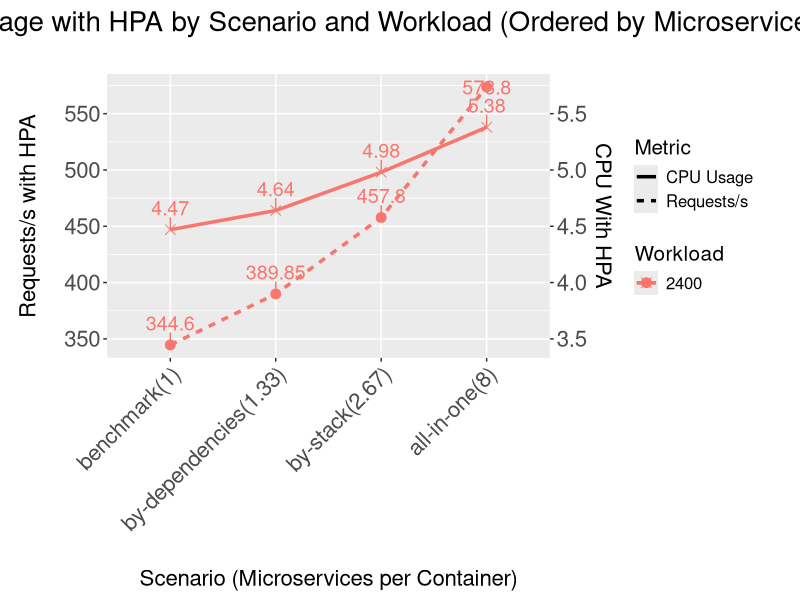

The R script that drew this image:
setwd("~/Documentos/Mestrado/microservices-container-grouping/experiments_results/graphics_and_tables_consolidated/correlated_results")
# Carregar pacotes necessários
library(ggplot2)
library(dplyr)
library(tidyr)
library(ggrepel)
library(reshape2)


# Criando o dataframe
data <- data.frame(
  workload_desc = c("Low (300 users)", "Low (300 users)", "Low (300 users)", "Low (300 users)",
                    "Medium (2400 users)", "Medium (2400 users)", "Medium (2400 users)", "Medium (2400 users)",
                    "High (4500 users)", "High (4500 users)", "High (4500 users)", "High (4500 users)"),
  workload = c(300, 300, 300, 300, 2400, 2400, 2400, 2400, 4500, 4500, 4500, 4500),
  scenario = c("benchmark", "by-dependencies", "by-stack", "all-in-one",
               "benchmark", "by-dependencies", "by-stack", "all-in-one",
               "benchmark", "by-dependencies", "by-stack", "all-in-one"),
  Microservices_per_Container = c(1.00, 1.33, 2.67, 8.00, 1.00, 1.33, 2.67, 8.00, 1.00, 1.33, 2.67, 8.00),
  Requests_HPA = c(472, 612.2, 698.15, 897.6, 344.6, 389.85, 457.8, 573.8, 242.3, 333.65, 351.85, 484.7),
  CPU_HPA = c(3.71, 4.74, 5.04, 5.74, 4.47, 4.64, 4.98, 5.38, 3.56, 4.81, 4.91, 5.37)
)

# Filtrando os dados para workload médio (2400 usuários)
data <- data %>%
  filter(workload == 2400)

# Criando uma nova coluna que combina o nome do cenário com o valor de Microservices per Container
data <- data %>%
  mutate(scenario_combined = paste0(scenario, "(", Microservices_per_Container, ")"))

# Ordenar o dataframe pelos valores de Microservices per Container Average
data <- data %>%
  arrange(Microservices_per_Container)

# Reformatando o dataframe para a forma longa
data_long <- melt(data, id.vars = c("workload", "scenario_combined", "Microservices_per_Container"))

# Convertendo a coluna 'value' para numérico
data_long$value <- as.numeric(data_long$value)

# Criando o gráfico com ggplot2
fig<-ggplot() +
  geom_line(data = subset(data_long, variable == "Requests_HPA"), aes(x = reorder(scenario_combined, Microservices_per_Container), y = value, color = as.factor(workload), linetype = "Requests/s", group = workload), size = 1.2) +
  geom_point(data = subset(data_long, variable == "Requests_HPA"), aes(x = reorder(scenario_combined, Microservices_per_Container), y = value, color = as.factor(workload), group = workload), size = 3) +
  geom_line(data = subset(data_long, variable == "CPU_HPA"), aes(x = reorder(scenario_combined, Microservices_per_Container), y = value * 100, color = as.factor(workload), linetype = "CPU Usage", group = workload), size = 1.2) +
  geom_point(data = subset(data_long, variable == "CPU_HPA"), aes(x = reorder(scenario_combined, Microservices_per_Container), y = value * 100, color = as.factor(workload), group = workload), shape = 4, size = 3) +
  
  #   geom_text_repel(aes(label = round(Median_Scalability_Rate, 2)), vjust = -1, size = 5, , show_guide  = FALSE) +  # Adiciona os valores dos pontos
  # Adicionando etiquetas aos pontos para Requests/s com a mesma cor do workload
  geom_text_repel(data = subset(data_long, variable == "Requests_HPA"), aes(x = reorder(scenario_combined, Microservices_per_Container), y = value, label = round(value, 2), color = as.factor(workload)), vjust = -1, size = 5, , show_guide  = FALSE) +
  
  # Adicionando etiquetas aos pontos para CPU Usage com a mesma cor do workload
  geom_text_repel(data = subset(data_long, variable == "CPU_HPA"), aes(x = reorder(scenario_combined, Microservices_per_Container), y = value * 100, label = round(value, 2), color = as.factor(workload)), vjust = -1, size = 5, , show_guide  = FALSE) +
  
  scale_y_continuous(name = "Requests/s with HPA", sec.axis = sec_axis(~./100, name = "CPU With HPA")) +
  labs(x = "Scenario (Microservices per Container)", color = "Workload", linetype = "Metric", title = "Requests/s and CPU Usage with HPA by Scenario and Workload (Ordered by Microservices/Container)") +
  theme(axis.text.x = element_text(angle = 45, hjust = 1)) +
    theme(plot.title = element_text(hjust = 0.5, vjust = 5, size = 20),
          strip.text = element_text(size= 16),
          plot.margin = unit(c(1,1,1,1), "cm"),
          axis.text = element_text(size = 16),
          #axis.text.x = element_text(angle = -45),
          legend.title = element_text(size = 15),
          legend.text = element_text(size = 12),
          axis.title = element_text(size = 16),
          axis.title.y=element_text(vjust=5),
          axis.title.x=element_text(vjust=-5))
pdf_file = paste("correlation_request_s_cpu.pdf",sep = "")
pdf(pdf_file, width = 16, height = 9)
print(fig)
dev.off()




# # Criar o dataframe com os novos dados
# data_scalability <- data.frame(
#   workload = c(300, 300, 300, 300, 2400, 2400, 2400, 2400, 4500, 4500, 4500, 4500),
#   workload_desc = c("Low (300 users)", "Low (300 users)", "Low (300 users)", "Low (300 users)",
#                     "Medium (2400 users)", "Medium (2400 users)", "Medium (2400 users)", "Medium (2400 users)",
#                     "High (4500 users)", "High (4500 users)", "High (4500 users)", "High (4500 users)"),
#   scenario = c("benchmark", "by-dependencies", "by-stack", "all-in-one",
#                "benchmark", "by-dependencies", "by-stack", "all-in-one",
#                "benchmark", "by-dependencies", "by-stack", "all-in-one"),
#   Microservices_per_Container_Average = c(1.00, 1.33, 2.67, 8.00, 1.00, 1.33, 2.67, 8.00, 1.00, 1.33, 2.67, 8.00),
#   Median_Scalability_Rate = c(75.00, 100.00, 150.00, 100.00, 100.00, 133.33, 100.00, 100.00, 
#                               106.25, 133.33, 133.33, 100.00)
# )
# 
# # Criar uma nova coluna combinando cenário e média de microservices por container
# data_scalability <- data_scalability %>%
#   mutate(Scenario_Microservices = paste(scenario, "(", Microservices_per_Container_Average, ")", sep = ""),
#          Scenario_Microservices = factor(Scenario_Microservices, levels = unique(Scenario_Microservices[order(Microservices_per_Container_Average)])))
# 
# # Gerar o gráfico de escalabilidade
# fig<-ggplot(data_scalability, aes(x = Scenario_Microservices, y = Median_Scalability_Rate, color = factor(workload))) +
#   geom_point(size = 3) +
#   geom_line(aes(group = workload)) +
#   geom_text_repel(aes(label = round(Median_Scalability_Rate, 2)), vjust = -1, size = 5, , show_guide  = FALSE) +  # Adiciona os valores dos pontos
#   labs(
#     #title = "Median Scalability Rate vs Scenario with Microservices per Container Average",
#        x = "Scenario with Microservices per Container Average",
#        y = "Median Scalability Rate (%)",
#        color = "Workload") +
#   theme(plot.title = element_text(hjust = 0.5, vjust = 5, size = 20),
#         strip.text = element_text(size= 16),
#         plot.margin = unit(c(1,1,1,1), "cm"),
#         axis.text = element_text(size = 16),
#         #axis.text.x = element_text(angle = -45),
#         legend.title = element_text(size = 15),
#         legend.text = element_text(size = 12),
#         axis.title = element_text(size = 16),
#         axis.title.y=element_text(vjust=5),
#         axis.title.x=element_text(vjust=-5))
# 
# pdf_file = paste("resume_hpa.pdf",sep = "")
# pdf(pdf_file, width = 16, height = 9)
# print(fig)
# dev.off()



